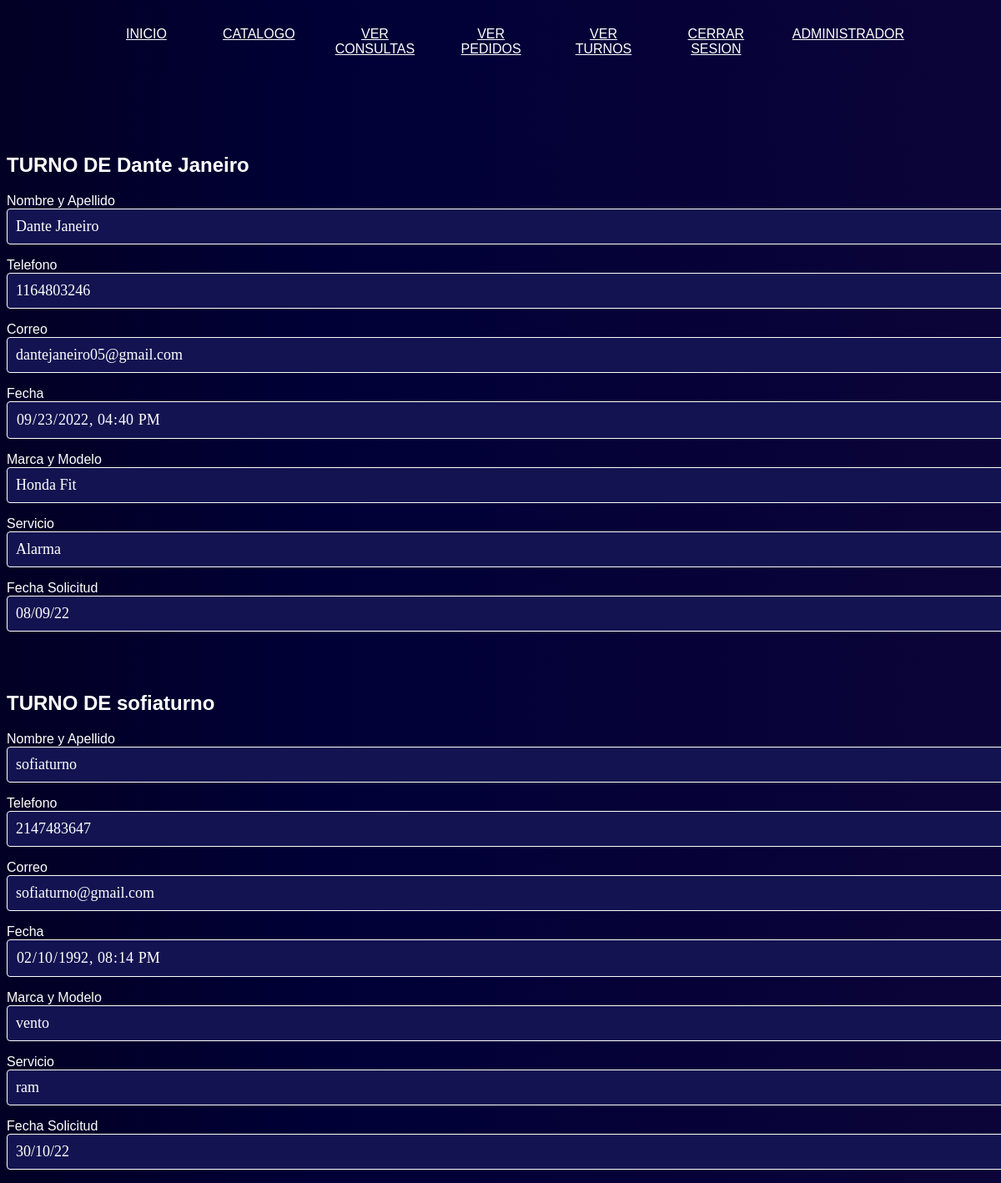
The page /verTurnos.php (signed in) on the database its author committed.
### tables this page shows
CREATE TABLE `turnos` (
  `Nombre` varchar(200) NOT NULL,
  `Telefono` int(11) NOT NULL,
  `Correo` varchar(200) NOT NULL,
  `Fecha_Hora` datetime NOT NULL,
  `Marca_Modelo` varchar(100) NOT NULL,
  `Servicio` varchar(100) NOT NULL,
  `Fecha_Solicitud` varchar(15) DEFAULT NULL
);

### verTurnos.php (the view, shortened to what this page needs)
<?php
  require 'database.php';
  $q= $conn->prepare("SELECT Tipo FROM users WHERE id = :id");
  $q->bindParam(':id', $_SESSION['user_id']);
  $q->execute();
  $tipo = $q->fetchColumn();
?>
<!DOCTYPE html>
<html lang="en">
<head>
    <link rel="stylesheet" href="css/turnos.css">
</head>
<body>
    <header>
		<nav class="barranav">
			<div class="contenedorbtnnav">
				<a href="index.php">INICIO</a>
				<a href="catalogo.php">CATALOGO</a>
				<?php
					if ( isset( $_SESSION['user_id'] ))
						if ($tipo == 'Administrador'){
                    echo "<a href='verConsultas.php'>VER CONSULTAS</a>";
                    echo "<a href='verPedidos.php'>VER PEDIDOS</a>";
					echo "<a href='verTurnos.php'>VER TURNOS</a>";
					echo "<a href='logout.php'>CERRAR SESION</a>";
					echo "<a href='home.php'>ADMINISTRADOR</a>";
					}else {
                    echo "<a href='pedidos.php'>PEDIDOS</a>";
                    echo "<a href='consultas.php'>CONSULTAS</a>";
                   }
					else
					echo "<a href='loginin.php'>INICIAR SESION</a>";
				?>
			</div>
		</nav>
	</header>
    <?php
        include("conexion.php");
        $query = "SELECT nombre, telefono, correo, fecha_hora, marca_modelo, servicio, fecha_solicitud FROM turnos";
        $resultado = $conexion->query($query);
        while ($row = $resultado -> fetch_assoc()) {
            ?>
            <form class="articulo" class="post" method="post">
                <br><br>
                <h2 color="white" >TURNO DE <?php echo $row['nombre'] ?></h2>
                <label for="nombre">Nombre y Apellido</label>
                <input class="controls" readonly="readonly" type="text" name="nombre" id="nombres" placeholder="Nombre y Apellido" value= "<?php echo $row['nombre'] ?>" >
                <label for="Telefono">Telefono</label>
                <input class="controls" readonly="readonly" type="phone" name="Telefono" id="Telefono" placeholder="Telefono" value= "<?php echo $row['telefono'] ?>">
                <label for="correo">Correo</label>
                <input class="controls" readonly="readonly" type="email" name="correo" id="correo" placeholder="Correo" value= "<?php echo $row['correo'] ?>">
                <label for="fecha">Fecha</label>
		            <input class="controls" readonly="readonly" type="datetime-local" name="fecha" id="fecha" value= "<?php echo $row['fecha_hora'] ?>">
                <label for="datosauto">Marca y Modelo</label>
		            <input class="controls" readonly="readonly" type="text" name="datosauto" id="datosauto" placeholder="Marca y Modelo" value= "<?php echo $row['marca_modelo'] ?>">
                <label for="text">Servicio</label>
		            <input class="controls" readonly="readonly" type="text" name="servicio" id="servicio" placeholder="Servicio" value= "<?php echo $row['servicio'] ?>">
                <label for="fechasolicitud">Fecha Solicitud</label>
                <input class="controls" readonly="readonly" type="datetime" name="fechasolicitud" id="fechasolicitud" placeholder="Fecha Solicitud" value= "<?php echo $row['fecha_solicitud'] ?>">
            </form>
            <?php
         }
         ?>
    <body>
</body>
</html>

### css/turnos.css (style rules this page uses)
body { font-family: arial, helvetica; width: 100%; background: rgb(2,0,36); background: linear-gradient(90deg, rgba(2,0,36,1) 0%, rgba(0,0,55,1) 33%, rgba(11,4,56,1) 100%); background-position: center; background-size: cover; height: 100vh; }
.controls { width: 100%; background: rgb(19, 19, 81); padding: 10px; border-radius: 4px; margin-bottom: 16px; border: 1px solid white; font-family: 'calibri'; font-size: 18px; color: white; }
.barranav { position: sticky; height: 100%; width: 100%; background: rgb(2,0,36); background: linear-gradient(90deg, rgba(2,0,36,1) 0%, rgba(0,0,55,1) 33%, rgba(11,4,56,1) 100%); }
.contenedorbtnnav { max-width: 1000px; width: 90%; margin: auto; margin-bottom: 3%; display: flex; justify-content: space-between; }
.contenedorbtnnav a { color: #fff; display: inline-block; padding: 3vh; width: 100%; text-align: center; color: #fff; transition: .3s ease-out all; }

### verTurnos.php (style rules this page uses)
h2 { color: white; }
label { color: white; }

### rows shown on the page
turnos: Nombre "Dante Janeiro", nombre "Dante Janeiro", Telefono "1164803246", correo "dantejaneiro05@gmail.com", fecha "09/23/2022 16:40", datosauto "Honda Fit", servicio "Alarma", fechasolicitud "08/09/22"
turnos: Nombre "sofiaturno", nombre "sofiaturno", Telefono "2147483647", correo "sofiaturno@gmail.com", fecha "02/10/1992 20:14", datosauto "vento", servicio "ram", fechasolicitud "30/10/22"
